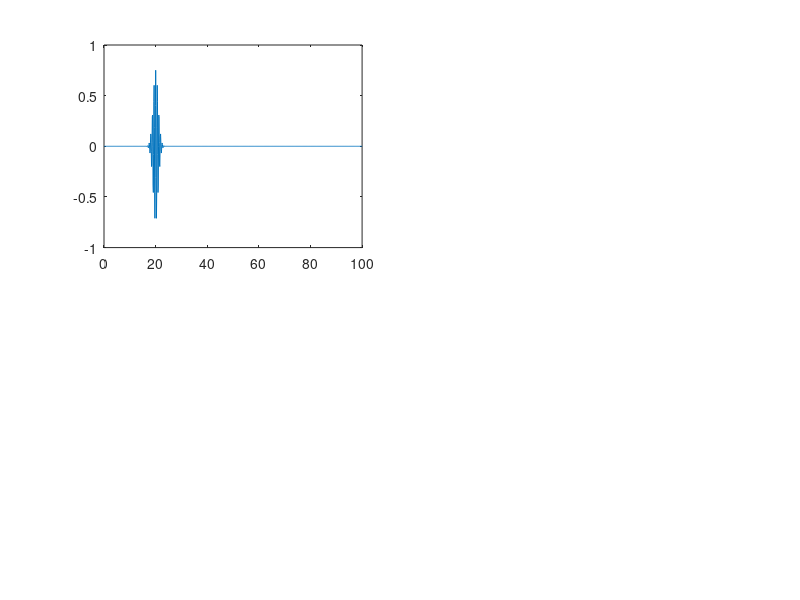

Reproduce this figure in MATLAB. (Note: this script raises an error after producing the figure.)
% ======================================================================================================================================
%%%%%%%%%% Preamble %%%%%%%%%%
% ======================================================================================================================================

% Part Ic - Free Particle Gaussian Wave Packet Incident on a Potential Step Simulation
% Propagation using the split operator method

% Author: Max L Butterworth
% MSc in Theoretical and Computational Chemistry Project
% University of Oxford

% ======================================================================================================================================
%%%%%%%%%% Define constants and variables %%%%%%%%%%
% ======================================================================================================================================

% Natural units adopted throughout
L = 100; % Length of the 1D box
m = 1; % Mass of electron
h = 1; % Planck's constant
hbar = 1; % Definition of h bar
N_steps = 1000; % Number of discretisation points

wp_energy = 50; % Set the wave packet energy
barrier_height = 25; % Set the magnitude of the potential step height

x0 = 20; % Set the starting position of wave packet on the x-axis
k0 = sqrt((wp_energy * 2 * m)/(hbar^2)); % Calculate the wavenumber from wp_energy; k = 0 gives a stationary Gaussian wave packet
sigma = L/100; % Set the initial width of the wave packet

include_elapsed_time = false; % Define a variable to show elapsed time on figure or not

save_figures = false; % Define a variable to save figures at various points in the simulation or not

% ======================================================================================================================================
%%%%%%%%%% Discretise the spatial domain, x; time domain, t; and k-space domain, k %%%%%%%%%%
% ======================================================================================================================================

x = linspace(0, L, N_steps); % Define the x-domain
dx = x(2) - x(1); % Calculate the spatial step size

dk = (2 * pi)/L; % Define spacing in k-space

if rem(N_steps, 2) == 0 % Define k-space grid if N_steps is even
    k = dk * (-(N_steps/2):((N_steps/2)-1)).';

else % Define k-space grid if N_steps is odd
    k = dk * (-((N_steps-1)/2):((N_steps-1)/2)).';

end

dt = 1e-2; % Define the time step size
N_t = 1000; % Define the number of time steps to simulate

% ======================================================================================================================================
%%%%%%%%%% Construct the Hamiltonian using the finite difference method %%%%%%%%%%
% ======================================================================================================================================

% Construct the Hamiltonian inside the infinite potential well
laplacian = (1/dx^2) * spdiags([1, -2, 1], -1:1, N_steps, N_steps); % Define the Laplacian operator

V_vector = [zeros(N_steps/2, 1); repmat(barrier_height, (N_steps/2), 1)]; % Define the potential energy accross the x-domain; potential step at halfway accross domain
V_matrix = diag(V_vector); % Define a diagonal potential matrix

H = (-((hbar^2)/(2*m)) * laplacian) + V_matrix; % Define the Hamiltonian operator

% ======================================================================================================================================
%%%%%%%%%% Generate an initial wave packet by applying the inverse Fourier transform to a Gaussian %%%%%%%%%%
% ======================================================================================================================================

a_0 = 1; % Prefactor for the Gaussian distribution
phase = 0; % Define the phase term in the Gaussian distribution
phase_coeff = 0; % Define the coefficients of the components of the phase term

% Construct the Gaussian phase term in k-space
for index = 1:length(phase_coeff)
    phase = phase + (phase_coeff(index) * (k - k0).^(index - 1));
end

a_k = a_0 * exp((-(1/(2 * sigma^2)) * (k - k0).^2) + (1i * phase)); % Construct the whole Gaussian distribution in k-space
psi0 = ifft(ifftshift(a_k .* exp(-1i * k * x0))); % Initial Gaussian wave packet in real space

psi0_norm = psi0/sqrt(trapz(x, abs(psi0).^2)); % Normalise the initial Gaussian wave packet

% ======================================================================================================================================
%%%%%%%%%% Implement the Crank-Nicolson method to evolve the wavefunction and calculate probability current %%%%%%%%%%
% ======================================================================================================================================

% Define kinetic and potential operators
p = hbar * k; % Calcualte the momentum at each point in k-space

T_op = exp(-(1i * (p.^2) * dt)/(2 * m * hbar)); % Kinetic energy operator (full time step)
V_op = exp(-(1i * V_vector * dt)/(2 * hbar)); % Potential energy operator (half time step)

% Initialise arrays to store fluxes and a first derivative operator to calculate the fluxes
J = zeros(N_steps, N_t); % Array to store probability currents
first_deriv = spdiags([-1, 1], 0:1, N_steps, N_steps)/dx; % A matrix to calculte the first derivative using the finite difference method

% Set up the wave packet for propagation
psi = psi0_norm(1:N_steps); % Set the initial value of the wave packet
psi_t = zeros(N_steps, N_t); % Initialise an array to store the wave packet as it evolves in time
psi_t(:, 1) = psi; % Store the initial wave packet in the time evolution array

% Propagate the wave packet
for t = 2:N_t
    psi = V_op .* psi; % Operate a half time step in real space
    psi_k = fftshift(fft(psi)); % Fourier transform the wave packet into k-space
    psi_k = T_op .* psi_k; % Operate a full time step in k-space
    psi = ifft(ifftshift(psi_k)); % Inverse Fourier transform into real space
    psi = V_op .* psi; % Operate a half time step in real space

    psi = psi/sqrt(trapz(x, abs(psi).^2)); % Normalise the time-evolved wave packet

    psi_t(:, t) = psi; % Store the time-evolved wave packet in the time evolution array
    J(:, t) = -((1i * hbar)/(2 * m)) * ((conj(psi) .* (first_deriv * psi)) - ((first_deriv * conj(psi)) .* psi)); % Calculate probability current at each point along x
end

% ======================================================================================================================================
%%%%%%%%%% Plot the time evolution of the wave packet probability density %%%%%%%%%%
% ======================================================================================================================================

figure; % Generate a figure

subplot(2, 2, 1) % Top left subfigure
real_wavefunction = plot(x, real(psi_t(:, 1))); % Plot the real wavefunction
xline(x(N_steps/2), color='red', LineWidth=2) % Add a line to show the potential step location

%rectangle('Position', [x((N_steps-barrier_width)/2)])

xlabel('$x$', 'Interpreter','latex'); % Label the x-axis
ylabel('$\mathrm{Re}(\psi(x, t))$', 'Interpreter','latex'); % Label the y-axis
xlim([min(x) max(x)]) % Set the y-limits for convenience
ylim([min(real(psi_t(:))) max(real(psi_t(:)))]); % Set the y-limits foe convenience
title('Real Component of the Wavefunction') % Add a title
grid on; % Add a grid to the plot

subplot(2, 2, 2) % Top right subfigure
imag_wavefunction = plot(x, imag(psi_t(:, 1))); % Plot the imaginary wavefunction
xline(x(N_steps/2), color='red', LineWidth=2) % Add a line to show the potential step location
xlabel('$x$', 'Interpreter','latex'); % Label the x-axis
ylabel('$\mathrm{Im}(\psi(x, t))$', 'Interpreter','latex'); % Label the y-axis
xlim([min(x) max(x)]) % Set the y-limits for convenience
ylim([min(imag(psi_t(:))) max(imag(psi_t(:)))]); % Set the y-limits for convenience
title('Imaginary Component of the Wavefunction') % Add a title
grid on; % Add a grid to the plot

subplot(2, 2, 3) % Bottom left subfigure
prob_density = plot(x, abs(psi_t(:, 1)).^2); % Plot the initial probability density
xline(x(N_steps/2), color='red', LineWidth=2) % Add a line to show the potential step location
xlabel('$x$', 'Interpreter','latex'); % Label the x-axis
ylabel('$|\psi(x, t)|^2$', 'Interpreter','latex'); % Label the y-axis
xlim([min(x) max(x)]) % Set the y-limits for convenience
ylim('auto'); % Set the y-limits foe convenience
title('Probability Density') % Add a title
grid on; % Add a grid to the plot

subplot(2, 2, 4) % Bottom right subfigure
flux_plot = plot(x, J(:, 1)); % Plot the initial probability current
xline(x(N_steps/2), color='red', LineWidth=2) % Add a line to show the potential step location
xlabel('$x$', 'Interpreter', 'latex'); % Label the x-axis
ylabel('$J(x, t)$', 'Interpreter', 'latex'); % Label the y-axis
ylim('auto'); % Set the y-limits for convenience
title('Probability Current') % Add a title
grid on; % Add a grid to the plot

% Animate the figures

for n = 1:N_t % Loop over all timesteps
    set(real_wavefunction, 'YData', real(psi_t(:, n))) % Update the real part of the wavefunction
    set(imag_wavefunction, 'YData', imag(psi_t(:, n))) % Update the imaginary part of the wavefunction
    set(prob_density, 'YData', abs(psi_t(:, n)).^2); % Update the probability density
    set(flux_plot, 'YData', J(:, n)); % Update the probability density
    pause(0.05); % Pause to create an animation effect
    drawnow; % Update the relevant figures
end